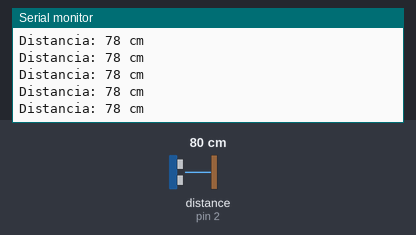
The sketch below on a simulated Arduino Uno, built with avr-gcc and run on an emulated ATmega328P. Shown: the last lines printed to the serial monitor. Wiring (inferred from the names in the program): ultrasonic range finder: trigger pin 3; echo pin 2. Inputs (shaded band) come from the test bench; at power-on: distance to the obstacle (sensor on pin 2) 80 cm. The echo pulse lasts 58.3 µs per cm.

Above: at 1.2 s.
1.3 s: distance to the obstacle (sensor on pin 2) set to 2 cm
At 1.9 s:
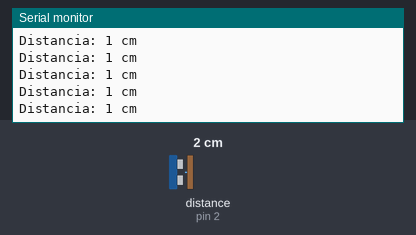
4.3 s: distance to the obstacle (sensor on pin 2) set to 18 cm
At 5.4 s:
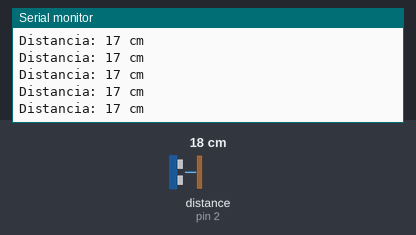
7.3 s: distance to the obstacle (sensor on pin 2) set to 4 cm
At 7.9 s:
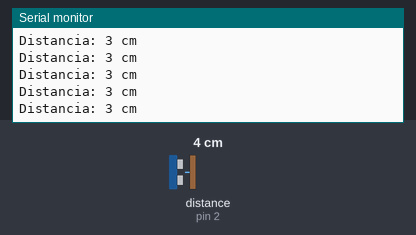
10.3 s: distance to the obstacle (sensor on pin 2) set to 35 cm
At 11.2 s:
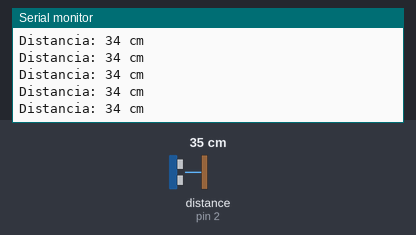
16.3 s: distance to the obstacle (sensor on pin 2) set to 120 cm
At 16.9 s:
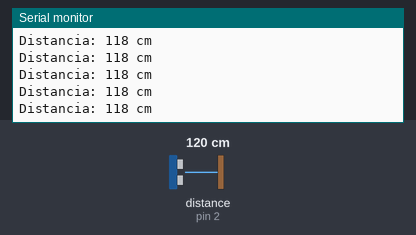
19.3 s: distance to the obstacle (sensor on pin 2) set to 9 cm
At 20.1 s:
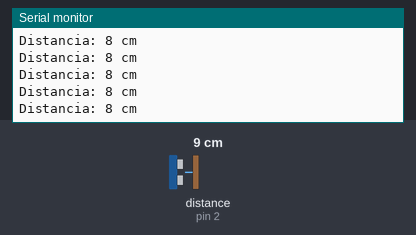
Timing chart, 0 to 22.3 s (numbered marks = the images above; inputs shaded):
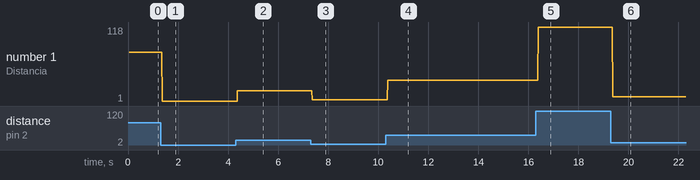

Measured:
- after the input at 1.3 s, the serial monitor: prints a new line after 0.07 s (image 1)
- after the input at 4.3 s, the serial monitor: prints a new line after 0.08 s (image 2)
- after the input at 7.3 s, the serial monitor: prints a new line after 0.07 s (image 3)
- after the input at 10.3 s, the serial monitor: prints a new line after 0.08 s (image 4)
- after the input at 16.3 s, the serial monitor: prints a new line after 0.09 s (image 5)
- after the input at 19.3 s, the serial monitor: prints a new line after 0.07 s (image 6)
- plotted number 1: 78 → 1 after the input at 1.3 s, 1 → 17 after the input at 4.3 s, 17 → 3 after the input at 7.3 s, 3 → 34 after the input at 10.3 s, 34 → 118 after the input at 16.3 s

The sketch:

hcsr04.ino
```cpp
const int echoPin = 2;
const int trigPin = 3;

long duration;
int distance;

void setup() {
  pinMode(trigPin, OUTPUT);
  pinMode(echoPin, INPUT);
  Serial.begin(9600);
  Serial.println("Prueba de sensor ultrasónico HC-SR04");
  Serial.println();
  Serial.println("14K - LeufuLab");
}
void loop() {
  digitalWrite(trigPin, LOW);
  delayMicroseconds(2);
  digitalWrite(trigPin, HIGH);
  delayMicroseconds(10);
  digitalWrite(trigPin, LOW);
  duration = pulseIn(echoPin, HIGH);
  distance = duration * 0.034 / 2;
  Serial.print("Distancia: ");
  Serial.print(distance);
  Serial.println(" cm");
}
```
